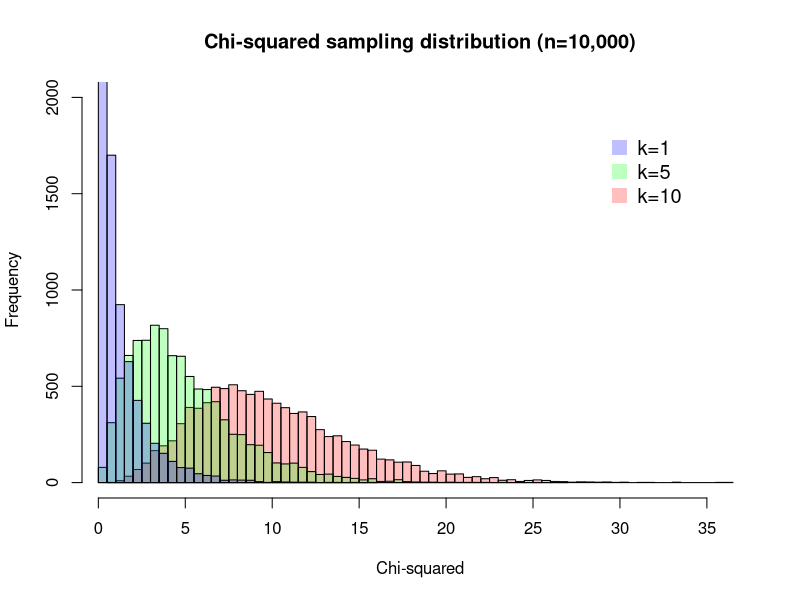

The R source for this figure:
## ---- chunk 1
knitr::opts_chunk$set(echo = TRUE)
library(ggplot2)
library(dplyr)
## ---- chunk 2
# ============================================================================ #
# H_o: No handedness in frogs
# H_A: Frogs are left- or right-handed

# probability of finding 4 or less, or 14 or more, right-handed frogs
# given neutral expectation for 18 animals = 18/2 = 9 (p=0.5)

#pbinom(4,18,p=0.5) + pbinom(13,18,p=0.5, lower.tail=FALSE)
pbinom(13,18,p=0.5, lower.tail=FALSE) * 2   # p(X > 13) * 2 (same as above)

binom.test(14, 18, p=0.5, alternative="two.sided")
## ---- chunk 3
# ============================================================================ #
# H_o: Spermatogenesis genes are randomly distributed among chromosomes
#       specifically, P(genes on X)=0.061 and Exp(x) = 0.061*25 = 1.25
# H_A: Spermatogenesis genes are NOT randomly distributed 

# use upper-tail prob of getting >9/25 genes and
# lower-tail prob of getting <= (1.25 - (10-1.25)) = 1.25 - 8.75 = -6.25
## NOTE that we cannot just double the u.t. since distribution is truncated at 0
## (it is not symmetrical for very small p)

#pbinom(-6.25,25,p=0.061) + pbinom(9,25,p=0.061, lower.tail=FALSE)
pbinom(9,25,p=0.061, lower.tail=FALSE)   # same since l.t. = 0

binom.test(10, 25, p=0.061, alternative="two.sided")
## ---- chunk 4
# frog handedness, two-tailed test
binom.test(14, 18, p=0.5, alternative="two.sided")
prop.test(14, 18, p=0.5, alternative="two.sided")
## ---- chunk 5
# Case   = c(683,2537)   # total =  3220
# Control= c(1498,8747)  # total = 10245

# ============================================================================ #
# exact test: expect p=1498/10245 = 0.1462177
binom.test(683, 3220, p=0.1462177, alternative=c("greater"))

# ============================================================================ #
# prop.test
prop.test(c(683,1498),    # "successes" in each group
          c(3220,10245),  # totals in each group
          alternative="greater") 
## ---- chunk 6
# Chi-squared distribution for k = 10, 5, or 1 d.f.

# Randomly sample k items from a standard normal distribution
# and take the sum of squared values of the random samples
# Repeat this a large number of times to obtain the sampling distribution
chisq.sample = function(chik, n) {

  normval=numeric()
  for (i in 1:n) {
  
  normval[i]=sum(rnorm(chik)**2)
  }
  return(normval)
}

# sample distribution for 3 different values of k
n = 10000  # sample size
chisq10 = chisq.sample(10,n)
chisq5  = chisq.sample(5, n)
chisq1  = chisq.sample(1, n)

# make a histogram for k=10
hist(chisq10, breaks=100, 
     col=rgb(1,0,0,.25),  # make it red, with 25% transparency
     ylim=c(0,2000),      # set the limits of the y-axis
     xlab = "Chi-squared",
     main = "Chi-squared sampling distribution (n=10,000)")

# add a new histogram for k=5
hist(chisq5, breaks=75,   # reduce number of bins (distro is more skewed)
     col=rgb(0,1,0,.25),  # green, with 25% transparency
     add=T)               # overlay new plot onto old plot

# add a new histogram for k=1
hist(chisq1, breaks=50,   # use even fewer bins
     col=rgb(0,0,1,.25),  # blue, with 25% transparency
     add=T)               # overlay new plot onto old plot

# Add a legend
legend("topright", 
  legend = c("k=1", "k=5", "k=10"), 
  col = c(rgb(0,0,1,.25), 
          rgb(0,1,0,.25),
          rgb(1,0,0,.25)), 
  pch = 15, 
  bty = "n", 
  pt.cex = 2, 
  cex = 1.2, 
  text.col = "black", 
  horiz = F , 
  inset = c(0.1, 0.1))
## ---- chunk 7
Case   = c(683,2537)   # total =  3220
Control= c(1498,8747)  # total = 10245

# contingency table with row and col margins, plus grand total
CaseT     = c(Case,    sum(Case))     # = c( 683, 2537,  3220)
ControlT  = c(Control, sum(Control))  # = c(1498, 8747, 10245) 
Totals    = CaseT + ControlT

data_table = rbind(CaseT, ControlT, Totals)
colnames(data_table) = c("Above30", "Below30", "SampleTotal")
rownames(data_table) = c("Case", "Control", "GroupTotal")
knitr::kable(data_table)
## ---- chunk 8
# by index
N = data_table[3,3]
Case_tot    = data_table[1,3]
Ctl_tot     = data_table[2,3]
Over30_tot  = data_table[3,1]
Under30_tot = data_table[3,2]

# by name (to avoid mixing up rows and columns)
# N = data_table["GroupTotal","SampleTotal"]
# Case_tot    = data_table["Case","SampleTotal"]
# Ctl_tot     = data_table["Control","SampleTotal"]
# Over30_tot  = data_table["GroupTotal","Above30"]
# Under30_tot = data_table["GroupTotal","Below30"]


Expected = c( Case_tot * Over30_tot  / N,
              Ctl_tot  * Over30_tot  / N,
              Case_tot * Under30_tot / N,
              Ctl_tot  * Under30_tot / N)

ExpectedValues = matrix(Expected,nrow=2,ncol=2)
ExpectedValues
## ---- chunk 9
chisq = sum( (data_table[1:2,1:2] - ExpectedValues)^2 / ExpectedValues )
chisq
pchisq(chisq, df = 1, lower.tail = F)
## ---- chunk 10
chisq.test(data_table[1:2,1:2])     # default continuity correction (correct = TRUE)
chisq.test(data_table[1:2,1:2])$p.value

# result is the same regardless of table orientation
chisq.test(t(data_table[1:2,1:2]))$p.value
## ---- chunk 11
# Yates' correction for continuity
chisq = sum( (abs(data_table[1:2,1:2] - ExpectedValues) - 0.5)^2 / ExpectedValues )
chisq
pchisq(chisq, df = 1, lower.tail = F)
## ---- chunk 12
# chi-squared test
chisq.test(data_table[1:2,1:2])$p.value

# two-sided prop.test
prop.test(c(683,1498),c(3220,10245))$p.value
prop.test(data_table[1:2,1:2])$p.value
